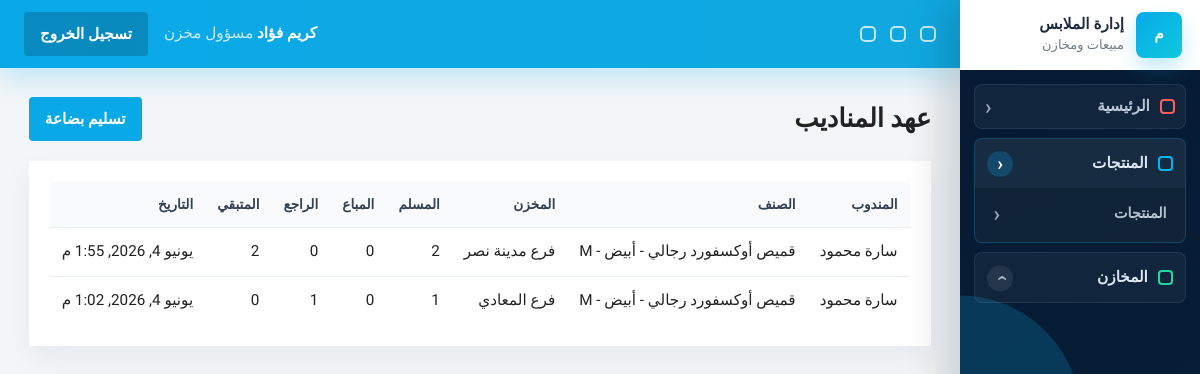
Before: /sales-reps/assignments/ (signed in) with the older database file.
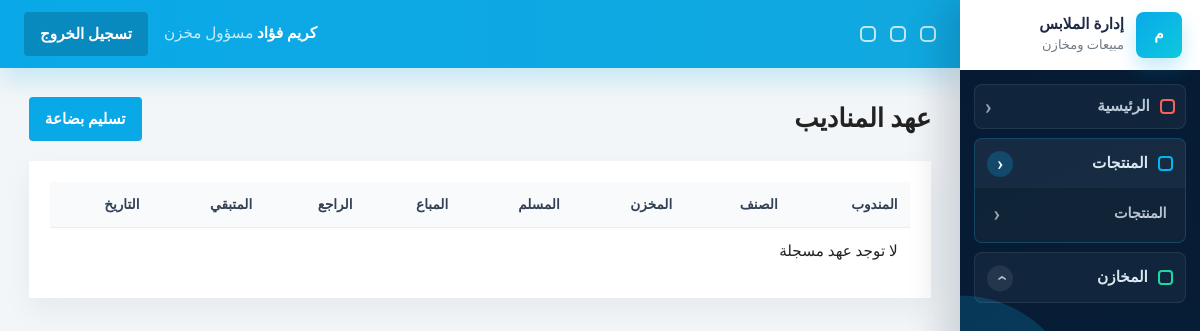
After: the same page with the newer database file.
### sales_reps/models.py (models this page shows, shortened)
class SalesRepStockAssignment(models.Model):
    sales_rep = models.ForeignKey(settings.AUTH_USER_MODEL, on_delete=models.PROTECT, related_name='stock_assignments')
    product_variant = models.ForeignKey(ProductVariant, on_delete=models.PROTECT, related_name='sales_rep_assignments')
    source_warehouse = models.ForeignKey(Warehouse, on_delete=models.PROTECT, related_name='sales_rep_assignments')
    quantity_assigned = models.PositiveIntegerField(default=0)
    quantity_sold = models.PositiveIntegerField(default=0)
    quantity_returned = models.PositiveIntegerField(default=0)
    quantity_remaining = models.PositiveIntegerField(default=0)
    assigned_by = models.ForeignKey(settings.AUTH_USER_MODEL, on_delete=models.SET_NULL, null=True, blank=True, related_name='created_stock_assignments')
    assigned_at = models.DateTimeField(default=timezone.now, db_index=True)
    notes = models.TextField(blank=True, null=True)
    is_active = models.BooleanField(default=True, db_index=True)
    created_at = models.DateTimeField(auto_now_add=True, db_index=True)
    updated_at = models.DateTimeField(auto_now=True)
    class Meta:
        indexes = [
            models.Index(fields=['sales_rep', 'is_active']),
            models.Index(fields=['product_variant', 'sales_rep']),
            models.Index(fields=['assigned_at']),
        ]

### accounts/models.py (models this page shows)
class User(AbstractUser):
    ROLE_MANAGER = 'manager'
    ROLE_SALES = 'sales'
    ROLE_WAREHOUSE = 'warehouse'
    ROLE_CHOICES = [
        (ROLE_MANAGER, 'مسؤول النظام'),
        (ROLE_SALES, 'مندوب مبيعات'),
        (ROLE_WAREHOUSE, 'مسؤول مخزن'),
    ]
    role = models.CharField(max_length=20, choices=ROLE_CHOICES, default=ROLE_SALES, db_index=True)
    phone = models.CharField(max_length=20, blank=True, null=True)
    created_at = models.DateTimeField(auto_now_add=True, db_index=True)
    class Meta:
        indexes = [
            models.Index(fields=['role', 'is_active']),
            models.Index(fields=['created_at']),
        ]
    @property
    def is_manager(self):
        return self.role == self.ROLE_MANAGER or self.is_superuser
    @property
    def is_sales(self):
        return self.role == self.ROLE_SALES
    @property
    def is_warehouse(self):
        return self.role == self.ROLE_WAREHOUSE

### products/models.py (models this page shows, shortened)
class ProductVariant(models.Model):
    product = models.ForeignKey(Product, on_delete=models.CASCADE, related_name='variants')
    color = models.ForeignKey(Color, on_delete=models.SET_NULL, null=True)
    size = models.ForeignKey(Size, on_delete=models.SET_NULL, null=True)
    variant_sku = models.CharField(max_length=120, unique=True, db_index=True)
    barcode = models.CharField(max_length=120, blank=True, null=True, db_index=True)
    cost_price = models.DecimalField(max_digits=10, decimal_places=2, default=0)
    sale_price = models.DecimalField(max_digits=10, decimal_places=2, default=0)
    is_active = models.BooleanField(default=True, db_index=True)
    class Meta:
        indexes = [
            models.Index(fields=['variant_sku']),
            models.Index(fields=['barcode']),
            models.Index(fields=['is_active']),
        ]
    def __str__(self):
        return f'{self.product.name} - {self.color} - {self.size}'

class Product(models.Model):
    name = models.CharField(max_length=200, db_index=True)
    sku = models.CharField(max_length=100, unique=True, db_index=True)
    category = models.ForeignKey(Category, on_delete=models.SET_NULL, null=True)
    description = models.TextField(blank=True, null=True)
    material = models.CharField(max_length=100, blank=True, null=True)
    season = models.CharField(max_length=100, blank=True, null=True)
    retail_price = models.DecimalField(max_digits=10, decimal_places=2, default=0)
    wholesale_price = models.DecimalField(max_digits=10, decimal_places=2, default=0)
    image = models.ImageField(upload_to='products/', blank=True, null=True)
    is_active = models.BooleanField(default=True, db_index=True)
    created_at = models.DateTimeField(auto_now_add=True, db_index=True)
    class Meta:
        indexes = [
            models.Index(fields=['sku']),
            models.Index(fields=['name', 'is_active']),
            models.Index(fields=['created_at']),
        ]

class Color(models.Model):
    name = models.CharField(max_length=50, unique=True)
    hex_code = models.CharField(max_length=7, blank=True, null=True)
    def __str__(self):
        return self.name

class Size(models.Model):
    name = models.CharField(max_length=20, unique=True)
    sort_order = models.PositiveIntegerField(default=0)
    class Meta:
        ordering = ['sort_order', 'name']
    def __str__(self):
        return self.name

### inventory/models.py (models this page shows)
class Warehouse(models.Model):
    TYPE_MAIN = 'main'
    TYPE_STORE = 'store'
    TYPE_REPRESENTATIVE = 'representative'
    WAREHOUSE_TYPE_CHOICES = [
        (TYPE_MAIN, 'مخزن رئيسي'),
        (TYPE_STORE, 'محل بيع'),
        (TYPE_REPRESENTATIVE, 'عهدة مندوب'),
    ]
    name = models.CharField(max_length=100, db_index=True)
    warehouse_type = models.CharField(max_length=20, choices=WAREHOUSE_TYPE_CHOICES, db_index=True)
    assigned_user = models.ForeignKey(
        settings.AUTH_USER_MODEL,
        on_delete=models.SET_NULL,
        null=True,
        blank=True,
        related_name='assigned_warehouses',
    )
    address = models.TextField(blank=True, null=True)
    is_active = models.BooleanField(default=True, db_index=True)
    def __str__(self):
        return self.name

### sales_reps/views.py (the view)
# urls.py: path('assignments/', views.AssignmentListView.as_view(), name='assignments'),
class AssignmentListView(RoleRequiredMixin, ListView):
    allowed_roles = ('manager', 'sales', 'warehouse')
    model = SalesRepStockAssignment
    template_name = 'sales_reps/assignments.html'
    context_object_name = 'assignments'
    paginate_by = 30
    def get_queryset(self):
        qs = SalesRepStockAssignment.objects.select_related('sales_rep', 'product_variant__product', 'source_warehouse').order_by('-created_at')
        if self.request.user.role == 'sales' and not self.request.user.is_superuser:
            qs = qs.filter(sales_rep=self.request.user)
        return qs

### accounts/permissions.py (called while the page is built)
def has_role(user, *roles):
    if not user.is_authenticated:
        return False
    if user.is_superuser or getattr(user, 'role', None) == 'manager':
        return True
    return getattr(user, 'role', None) in roles

    def test_func(self):
        return has_role(self.request.user, *self.allowed_roles)

### templates/sales_reps/assignments.html (shortened to what this page needs)
{% extends 'base.html' %}
{% block content %}
<div class="page-head">
    <h1>عهد المناديب</h1>
    {% if request.user.is_warehouse or request.user.is_manager %}
        <a class="btn btn-accent" href="{% url 'sales_reps:assign_stock' %}">تسليم بضاعة</a>
    {% endif %}
</div>
<div class="table-wrap card">
    <table>
        <thead>
            <tr><th>المندوب</th><th>الصنف</th><th>المخزن</th><th>المسلم</th><th>المباع</th><th>الراجع</th><th>المتبقي</th><th>التاريخ</th></tr>
        </thead>
        <tbody>
            {% for assignment in assignments %}
                <tr>
                    <td>{{ assignment.sales_rep.get_full_name|default:assignment.sales_rep.username }}</td>
                    <td>{{ assignment.product_variant }}</td>
                    <td>{{ assignment.source_warehouse }}</td>
                    <td>{{ assignment.quantity_assigned }}</td>
                    <td>{{ assignment.quantity_sold }}</td>
                    <td>{{ assignment.quantity_returned }}</td>
                    <td>{{ assignment.quantity_remaining }}</td>
                    <td>{{ assignment.created_at }}</td>
                </tr>
            {% empty %}
                <tr><td colspan="8">لا توجد عهد مسجلة</td></tr>
            {% endfor %}
        </tbody>
    </table>
</div>
{% endblock %}

Changed rows visible on the page:
removed SalesRepStockAssignment: sales_rep.get_full_name "سارة محمود", product_variant "قميص أوكسفورد رجالي - أبيض - M", source_warehouse "فرع مدينة نصر", quantity_assigned "2", quantity_sold "0", quantity_returned "0", quantity_remaining "2", created_at "يونيو 4, 2026, 1:55 م"
removed SalesRepStockAssignment: sales_rep.get_full_name "سارة محمود", product_variant "قميص أوكسفورد رجالي - أبيض - M", source_warehouse "فرع المعادي", quantity_assigned "1", quantity_sold "0", quantity_returned "1", quantity_remaining "0", created_at "يونيو 4, 2026, 1:02 م"
Other visible differences:
text now shown: "لا توجد عهد مسجلة"
